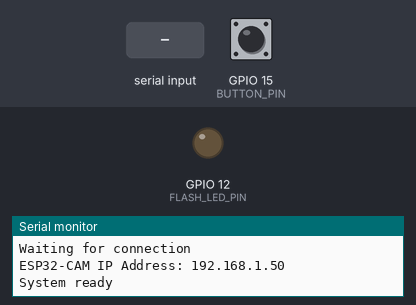
A sketch run on a simulated ESP32. On the bench: output pins drawn as LEDs (lit = HIGH), the last lines printed to the serial monitor. Dashed ring = blinking. The inputs (shaded band) are chosen by the test bench; at power-on: GPIO 15 (BUTTON_PIN) HIGH. WiFi joins after 1.5 s; servers stay silent unless stated; the camera gives no picture; web services answer with replies made up by the test bench; pins used as bus, display or sensor lines are not drawn.

Above: at 3.4 s.
3.5 s: GPIO 15 (BUTTON_PIN) pulled LOW for 3.2 s
At 4.3 s:
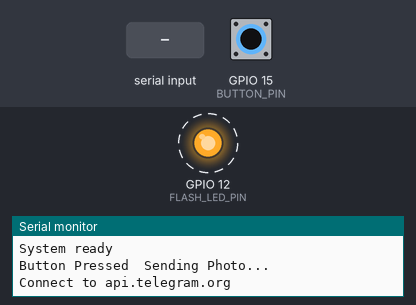
8.5 s: "photo\n" received over Serial
At 9.2 s:
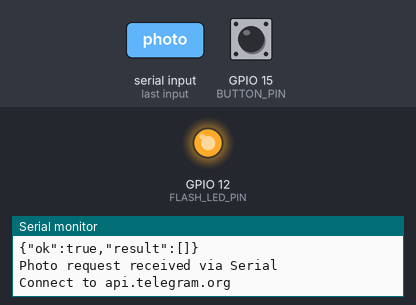
12.7 s: "flash\n" received over Serial
At 13.0 s:
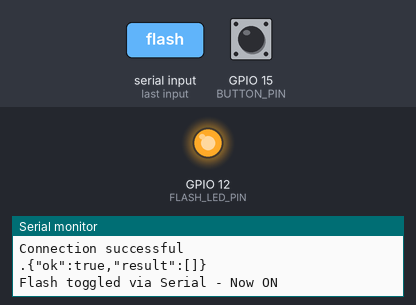
14.2 s: GPIO 15 (BUTTON_PIN) pulled LOW for 1 s
At 15.8 s:
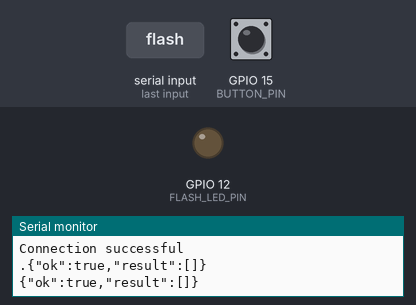
Timing chart, 0 to 17.3 s (numbered marks = the images above; inputs shaded):
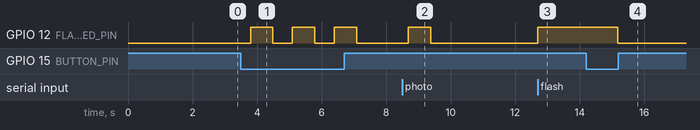

The sketch:

BP-Telegram-ESP32CAM.ino
```cpp
/*
 * Using ESP32 and ESP CAM (Capture Photo)
 * Create a Telegram Bot
 * This is a
 */


#include <WiFi.h>
#include <WiFiClientSecure.h>
#include "soc/soc.h"
#include "soc/rtc_cntl_reg.h"
#include "esp_camera.h"
#include <UniversalTelegramBot.h>
#include <ArduinoJson.h>
#include <HTTPClient.h>

char msg[500];

const char* ssid = "admin";
const char* password = "1234567890";

String BOTtoken = "xcvbnmzxcvbnmzxcvbnxcvbn"; // replace with your bottoken ID
//String CHAT_ID="863765688"; // static chat id
String CHAT_ID="";
bool sendPhoto = false;

WiFiClientSecure clientTCP;
UniversalTelegramBot bot(BOTtoken, clientTCP);

#define FLASH_LED_PIN 12
#define BUTTON_PIN 15
#define POWER_PIN 13
int a,b,c=1;

bool flashState = LOW;
bool buttonPressed = false;

unsigned long lastTimeBotRan;
const int botRequestDelay = 1000;

unsigned long lastButtonTime = 0;
const unsigned long debounceDelay = 300;

uint32_t ts=0;
uint32_t ts1=0;


// CAMERA_MODEL_AI_THINKER config
#define PWDN_GPIO_NUM     32
#define RESET_GPIO_NUM    -1
#define XCLK_GPIO_NUM      0
#define SIOD_GPIO_NUM     26
#define SIOC_GPIO_NUM     27
#define Y9_GPIO_NUM       35
#define Y8_GPIO_NUM       34
#define Y7_GPIO_NUM       39
#define Y6_GPIO_NUM       36
#define Y5_GPIO_NUM       21
#define Y4_GPIO_NUM       19
#define Y3_GPIO_NUM       18
#define Y2_GPIO_NUM        5
#define VSYNC_GPIO_NUM    25
#define HREF_GPIO_NUM     23
#define PCLK_GPIO_NUM     22

void configInitCamera(){
  camera_config_t config;
  config.ledc_channel = LEDC_CHANNEL_0;
  config.ledc_timer = LEDC_TIMER_0;
  config.pin_d0 = Y2_GPIO_NUM;
  config.pin_d1 = Y3_GPIO_NUM;
  config.pin_d2 = Y4_GPIO_NUM;
  config.pin_d3 = Y5_GPIO_NUM;
  config.pin_d4 = Y6_GPIO_NUM;
  config.pin_d5 = Y7_GPIO_NUM;
  config.pin_d6 = Y8_GPIO_NUM;
  config.pin_d7 = Y9_GPIO_NUM;
  config.pin_xclk = XCLK_GPIO_NUM;
  config.pin_pclk = PCLK_GPIO_NUM;
  config.pin_vsync = VSYNC_GPIO_NUM;
  config.pin_href = HREF_GPIO_NUM;
  config.pin_sccb_sda = SIOD_GPIO_NUM;
  config.pin_sccb_scl = SIOC_GPIO_NUM;
  config.pin_pwdn = PWDN_GPIO_NUM;
  config.pin_reset = RESET_GPIO_NUM;
  config.xclk_freq_hz = 20000000;
  config.pixel_format = PIXFORMAT_JPEG;
  config.grab_mode = CAMERA_GRAB_LATEST;

  // Adjust frame size and quality based on available memory
  if(psramFound()){
    config.frame_size = FRAMESIZE_SVGA; // Lower resolution than UXGA
    config.jpeg_quality = 12;           // Lower quality (0-63, lower means better)
    config.fb_count = 1;                // Only one frame buffer
  } else {
    config.frame_size = FRAMESIZE_CIF;  // Even lower resolution
    config.jpeg_quality = 15;           // Lower quality
    config.fb_count = 1;
  }


  esp_err_t err = esp_camera_init(&config);
  if (err != ESP_OK) {
    Serial.printf("Camera init failed with error 0x%x", err);
    Serial.println("Trying again with lower resolution...");


    config.frame_size = FRAMESIZE_QVGA;
    config.jpeg_quality = 20;
    err = esp_camera_init(&config);

    if (err != ESP_OK) {
      Serial.printf("Camera init failed again with error 0x%x", err);
      delay(1000);
      ESP.restart();
    }
  }
}

String sendPhotoTelegram() {
  const char* myDomain = "api.telegram.org";
  String getAll = "";
  String getBody = "";
  digitalWrite(FLASH_LED_PIN, HIGH);
  delay(200);

  camera_fb_t * fb = NULL;
  fb = esp_camera_fb_get();
  esp_camera_fb_return(fb); // dispose the buffered image

  // Take a new photo
  fb = NULL;
  fb = esp_camera_fb_get();
  if(!fb) {
    Serial.println("Camera capture failed");
    digitalWrite(FLASH_LED_PIN, LOW);
    return "Camera capture failed";
  }

  Serial.println("Connect to " + String(myDomain));

  if (clientTCP.connect(myDomain, 443)) {
    Serial.println("Connection successful");

    String head = "--RandomNerdTutorials\r\nContent-Disposition: form-data; name=\"chat_id\"; \r\n\r\n" + CHAT_ID + "\r\n--RandomNerdTutorials\r\nContent-Disposition: form-data; name=\"photo\"; filename=\"esp32-cam.jpg\"\r\nContent-Type: image/jpeg\r\n\r\n";
    String tail = "\r\n--RandomNerdTutorials--\r\n";

    size_t imageLen = fb->len;
    size_t extraLen = head.length() + tail.length();
    size_t totalLen = imageLen + extraLen;

    clientTCP.println("POST /bot"+BOTtoken+"/sendPhoto HTTP/1.1");
    clientTCP.println("Host: " + String(myDomain));
    clientTCP.println("Content-Length: " + String(totalLen));
    clientTCP.println("Content-Type: multipart/form-data; boundary=RandomNerdTutorials");
    clientTCP.println();
    clientTCP.print(head);

    uint8_t *fbBuf = fb->buf;
    size_t fbLen = fb->len;
    for (size_t n=0;n<fbLen;n=n+1024) {
      if (n+1024<fbLen) {
        clientTCP.write(fbBuf, 1024);
        fbBuf += 1024;
      }
      else if (fbLen%1024>0) {
        size_t remainder = fbLen%1024;
        clientTCP.write(fbBuf, remainder);
      }
    }

    clientTCP.print(tail);

    esp_camera_fb_return(fb);

    int waitTime = 10000;
    long startTimer = millis();
    boolean state = false;

    while ((startTimer + waitTime) > millis()){
      Serial.print(".");
      delay(100);
      while (clientTCP.available()) {
        char c = clientTCP.read();
        if (state==true) getBody += String(c);
        if (c == '\n') {
          if (getAll.length()==0) state=true;
          getAll = "";
        }
        else if (c != '\r')
          getAll += String(c);
        startTimer = millis();
      }
      if (getBody.length()>0) break;
    }
    clientTCP.stop();
    Serial.println(getBody);
  }
  else {
    getBody="Connected to api.telegram.org failed.";
    Serial.println("Connected to api.telegram.org failed.");
  }
  digitalWrite(FLASH_LED_PIN, LOW);
  return getBody;
}

void setup(){
  WRITE_PERI_REG(RTC_CNTL_BROWN_OUT_REG, 0);
  Serial.begin(115200);
  delay(100);


  pinMode(FLASH_LED_PIN, OUTPUT);
  pinMode(POWER_PIN, OUTPUT);
   digitalWrite(POWER_PIN, HIGH);
  digitalWrite(FLASH_LED_PIN, flashState);
  pinMode(BUTTON_PIN, INPUT_PULLUP);


  Serial.println("Initializing camera...");
  configInitCamera();
  Serial.println("Camera initialized successfully");


  WiFi.mode(WIFI_STA);
  Serial.println();
  Serial.print("Connecting to ");
  Serial.println(ssid);
   WiFi.begin(ssid, password);

  while (WiFi.status() != WL_CONNECTED)
  {
   Serial.println("Waiting for connection");delay(250);
  }
  clientTCP.setCACert(TELEGRAM_CERTIFICATE_ROOT);

  Serial.println();
  Serial.print("ESP32-CAM IP Address: ");
  Serial.println(WiFi.localIP());

  Serial.println("System ready");
  bot.sendMessage(CHAT_ID, String(" System...Initialized"), "");
}


void handleNewMessages(int numNewMessages) {   // This function for get a chat ID
  for (int i = 0; i < numNewMessages; i++) {
    String newChatID = String(bot.messages[i].chat_id);

    if (CHAT_ID != newChatID) {
      CHAT_ID = newChatID;
      Serial.print("New CHAT ID detected: ");
      Serial.println(CHAT_ID);

      bot.sendMessage(CHAT_ID, "Chat linked dynamically", "");
    }
  }
}

void loop() {

    if (millis() > lastTimeBotRan + botRequestDelay) {
    int newMessages = bot.getUpdates(bot.last_message_received + 1);

  while (newMessages) {
    handleNewMessages(newMessages);
    newMessages = bot.getUpdates(bot.last_message_received + 1);
  }
  lastTimeBotRan = millis();
}

  if (digitalRead(BUTTON_PIN) == LOW) {
    if (millis() - lastButtonTime > debounceDelay) {

      Serial.println("Button Pressed  Sending Photo...");

      bot.sendMessage(CHAT_ID, "Capturing Photo...", "");

      String result = sendPhotoTelegram();

      Serial.println(result);

      lastButtonTime = millis();
    }
  }

  if (Serial.available() > 0) {    // For testing
    String command = Serial.readStringUntil('\n');
    command.trim();
    if (command == "photo") {
      Serial.println("Photo request received via Serial");
      String response = sendPhotoTelegram();
      bot.sendMessage(CHAT_ID, msg, "");
    } else if (command == "flash") {
      flashState = !flashState;
      digitalWrite(FLASH_LED_PIN, flashState);
      Serial.print("Flash toggled via Serial - Now ");
      Serial.println(flashState ? "ON" : "OFF");
    }

  }


}
```

Measured:
- after the input at 3.5 s, GPIO 12 (FLASH_LED_PIN): alternates HIGH for 0.69 s and LOW for 0.61 s, 6 changes in all, then stays LOW, starting after 0.30 s
- after the input at 8.5 s, GPIO 12 (FLASH_LED_PIN): LOW → HIGH after 0.20 s, → LOW 0.69 s later
- after the input at 12.7 s, GPIO 12 (FLASH_LED_PIN): LOW → HIGH at once
- after the input at 14.2 s, GPIO 12 (FLASH_LED_PIN): HIGH → LOW after 0.99 s
